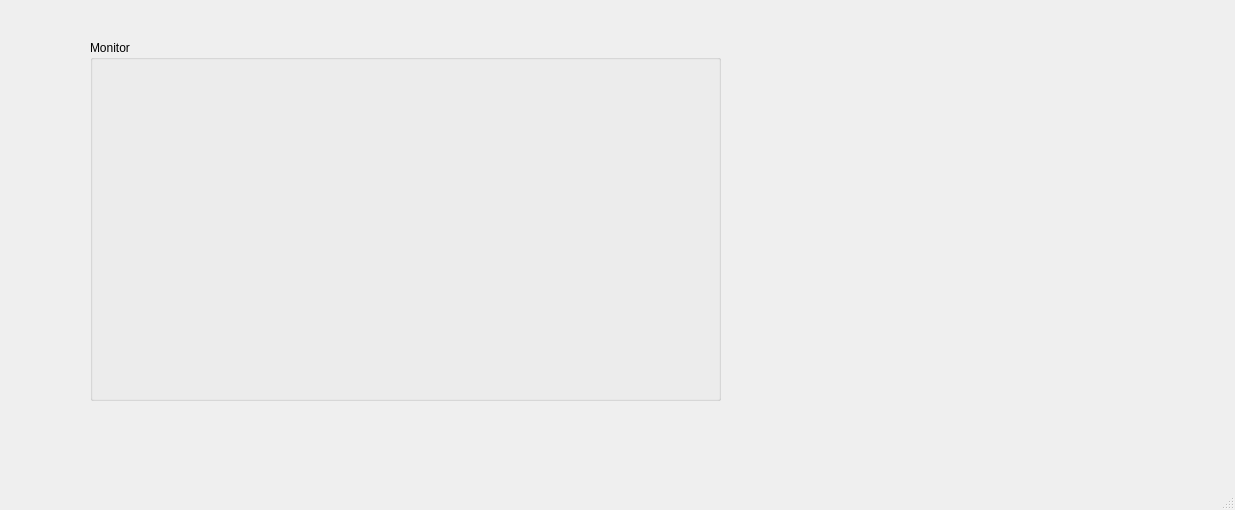
<?xml version="1.0" encoding="UTF-8"?>
<ui version="4.0">
 <class>MainWindow</class>
 <widget class="QMainWindow" name="MainWindow">
  <property name="geometry">
   <rect>
    <x>0</x>
    <y>0</y>
    <width>1235</width>
    <height>510</height>
   </rect>
  </property>
  <property name="windowTitle">
   <string>MainWindow</string>
  </property>
  <widget class="QWidget" name="centralwidget">
   <widget class="QGroupBox" name="groupBox">
    <property name="geometry">
     <rect>
      <x>90</x>
      <y>40</y>
      <width>631</width>
      <height>361</height>
     </rect>
    </property>
    <property name="title">
     <string>Monitor</string>
    </property>
   </widget>
  </widget>
  <widget class="QMenuBar" name="menubar">
   <property name="geometry">
    <rect>
     <x>0</x>
     <y>0</y>
     <width>1235</width>
     <height>26</height>
    </rect>
   </property>
  </widget>
  <widget class="QStatusBar" name="statusbar"/>
 </widget>
 <resources/>
 <connections/>
</ui>
